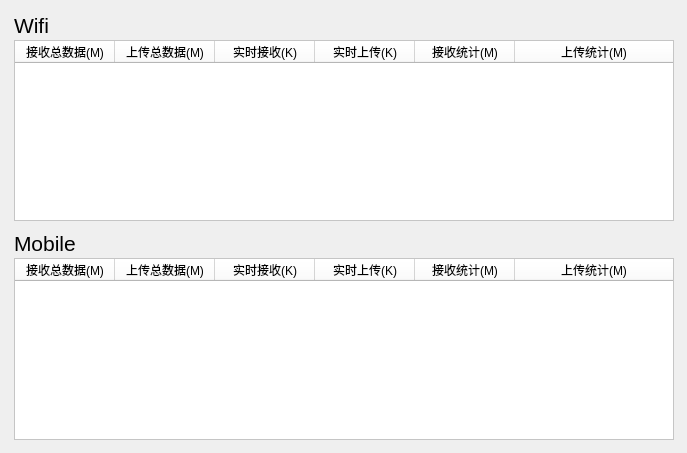
<?xml version="1.0" encoding="UTF-8"?>
<ui version="4.0">
 <class>TrafficStatDetail</class>
 <widget class="QWidget" name="TrafficStatDetail">
  <property name="geometry">
   <rect>
    <x>0</x>
    <y>0</y>
    <width>687</width>
    <height>453</height>
   </rect>
  </property>
  <property name="windowTitle">
   <string>流量详情</string>
  </property>
  <layout class="QGridLayout" name="gridLayout">
   <item row="0" column="0">
    <widget class="QFrame" name="frame_5">
     <property name="frameShape">
      <enum>QFrame::NoFrame</enum>
     </property>
     <property name="frameShadow">
      <enum>QFrame::Sunken</enum>
     </property>
     <layout class="QGridLayout" name="gridLayout_5">
      <property name="leftMargin">
       <number>3</number>
      </property>
      <property name="topMargin">
       <number>2</number>
      </property>
      <property name="rightMargin">
       <number>2</number>
      </property>
      <property name="bottomMargin">
       <number>2</number>
      </property>
      <property name="spacing">
       <number>2</number>
      </property>
      <item row="1" column="0">
       <widget class="QTableWidget" name="tableWidget">
        <property name="styleSheet">
         <string notr="true">background-color: rgb(255, 255, 255);</string>
        </property>
        <property name="editTriggers">
         <set>QAbstractItemView::NoEditTriggers</set>
        </property>
        <attribute name="horizontalHeaderStretchLastSection">
         <bool>true</bool>
        </attribute>
        <attribute name="verticalHeaderVisible">
         <bool>false</bool>
        </attribute>
        <column>
         <property name="text">
          <string>接收总数据(M)</string>
         </property>
        </column>
        <column>
         <property name="text">
          <string>上传总数据(M)</string>
         </property>
        </column>
        <column>
         <property name="text">
          <string>实时接收(K)</string>
         </property>
        </column>
        <column>
         <property name="text">
          <string>实时上传(K)</string>
         </property>
        </column>
        <column>
         <property name="text">
          <string>接收统计(M)</string>
         </property>
        </column>
        <column>
         <property name="text">
          <string>上传统计(M)</string>
         </property>
        </column>
       </widget>
      </item>
      <item row="0" column="0">
       <widget class="QLabel" name="label">
        <property name="font">
         <font>
          <pointsize>16</pointsize>
         </font>
        </property>
        <property name="frameShadow">
         <enum>QFrame::Sunken</enum>
        </property>
        <property name="text">
         <string>Wifi</string>
        </property>
       </widget>
      </item>
     </layout>
    </widget>
   </item>
   <item row="1" column="0">
    <widget class="QFrame" name="frame_6">
     <property name="frameShape">
      <enum>QFrame::NoFrame</enum>
     </property>
     <property name="frameShadow">
      <enum>QFrame::Sunken</enum>
     </property>
     <layout class="QGridLayout" name="gridLayout_6">
      <property name="leftMargin">
       <number>3</number>
      </property>
      <property name="topMargin">
       <number>2</number>
      </property>
      <property name="rightMargin">
       <number>2</number>
      </property>
      <property name="bottomMargin">
       <number>2</number>
      </property>
      <property name="spacing">
       <number>2</number>
      </property>
      <item row="1" column="0">
       <widget class="QTableWidget" name="tableWidget_2">
        <property name="styleSheet">
         <string notr="true">alternate-background-color: rgb(255, 98, 25);
background-color: rgb(255, 255, 255);</string>
        </property>
        <attribute name="horizontalHeaderStretchLastSection">
         <bool>true</bool>
        </attribute>
        <attribute name="verticalHeaderVisible">
         <bool>false</bool>
        </attribute>
        <column>
         <property name="text">
          <string>接收总数据(M)</string>
         </property>
        </column>
        <column>
         <property name="text">
          <string>上传总数据(M)</string>
         </property>
        </column>
        <column>
         <property name="text">
          <string>实时接收(K)</string>
         </property>
        </column>
        <column>
         <property name="text">
          <string>实时上传(K)</string>
         </property>
        </column>
        <column>
         <property name="text">
          <string>接收统计(M)</string>
         </property>
        </column>
        <column>
         <property name="text">
          <string>上传统计(M)</string>
         </property>
        </column>
       </widget>
      </item>
      <item row="0" column="0">
       <widget class="QLabel" name="label_2">
        <property name="font">
         <font>
          <pointsize>16</pointsize>
         </font>
        </property>
        <property name="frameShadow">
         <enum>QFrame::Sunken</enum>
        </property>
        <property name="text">
         <string>Mobile</string>
        </property>
       </widget>
      </item>
     </layout>
    </widget>
   </item>
  </layout>
 </widget>
 <resources/>
 <connections/>
</ui>
